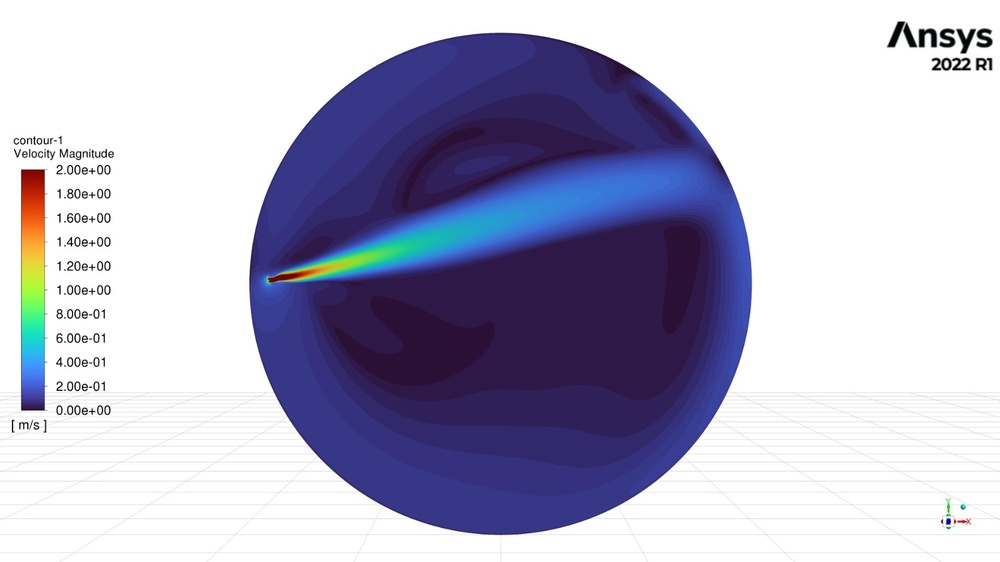
#> input picture data/Interpolacao/WhatsApp Image 2024-07-18 at 16.56.52_a8585eca.jpg, 1000 x 562 px, shrunk from 1600 x 900 before the run; its folder holds only this picture in this run
$ python CropPict.py
#> lines starting #> are read from the running program, lines starting #| are printed output that depends on the picture; after the words box and inside, x2 and y2 are one past the last pixel; in counts of white or black regions, pixels touching at a corner belong together
import cv2
import numpy as np
from PIL import Image, ImageDraw
import os

# Definir as pastas de entrada e saída
input_folder  = "../data/Interpolacao"
output_folder = "../data/Out2"

# Função para processar uma única imagem
def process_image(input_image_path, output_image_path):
    # Carregar a imagem
    image = cv2.imread(input_image_path)
#> image is the input picture: shape (562, 1000, 3); mean B, G, R 200.2, 178.2, 179.3

    # Converter a imagem para escala de cinza
    gray = cv2.cvtColor(image, cv2.COLOR_BGR2GRAY)
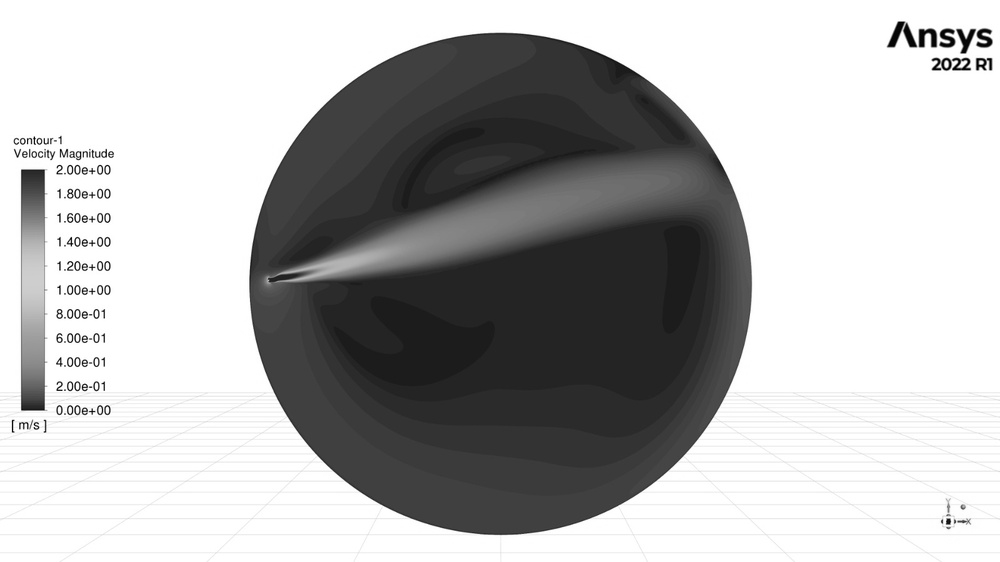
#> gray: shape (562, 1000); min 0, max 255, mean 181

    # Aplicar um filtro gaussiano para suavizar a imagem
    gray_blurred = cv2.GaussianBlur(gray, (15, 15), 0)
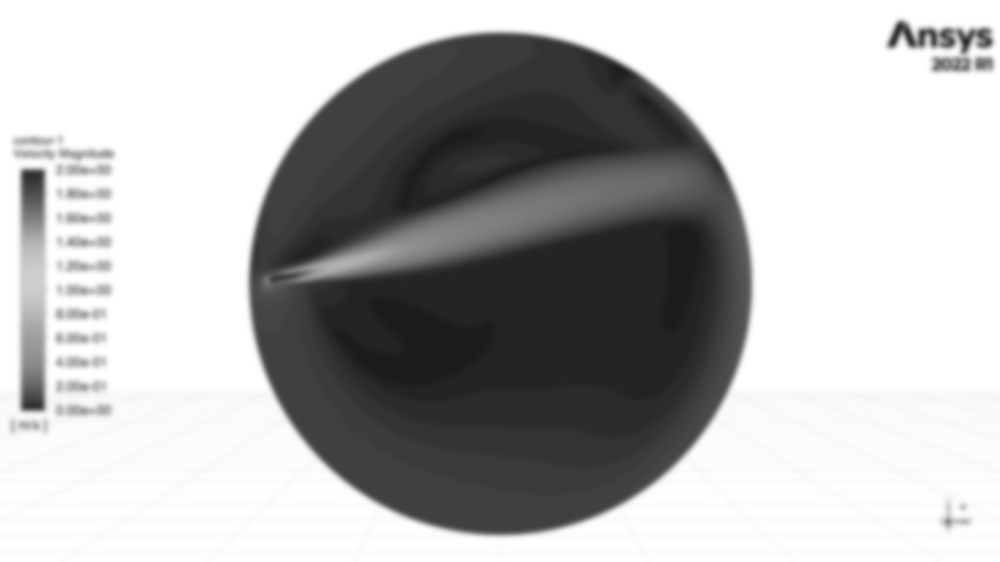
#> gray_blurred: shape (562, 1000); min 28, max 255, mean 181

    # Detectar círculos na imagem usando a Transformada de Hough
    detected_circles = cv2.HoughCircles(gray_blurred,
                                        cv2.HOUGH_GRADIENT, dp=1, minDist=gray.shape[0] / 2,
                                        param1=100, param2=30, minRadius=0, maxRadius=0)
#> detected_circles = [[500.5, 282.5, 251.2], [79.5, 255.5, 34.9]]

    # Verificar se algum círculo foi detectado
    if detected_circles is not None:
        detected_circles = np.uint16(np.around(detected_circles))
#> detected_circles = [[500, 282, 251], [80, 256, 35]]

        # Encontrar o círculo mais próximo do centro
        image_center = np.array([gray.shape[1] // 2, gray.shape[0] // 2])
#> image_center = [500, 281]
        min_dist = float('inf')
        best_circle = None
        for circle in detected_circles[0, :]:
            center = np.array([circle[0], circle[1]])
            dist = np.linalg.norm(center - image_center)
            if dist < min_dist:
                min_dist = dist
                best_circle = circle
#> this loop made 2 passes
#> (dist, min_dist, best_circle) on pass 1: (1, 1, [500, 282, 251])
#> (circle, dist) on pass 2: ([80, 256, 35], 420.7)
#> after the loop, min_dist = 1

        # Extrair informações do melhor círculo encontrado
        if best_circle is not None:
            center_x, center_y, radius = best_circle
#> center_x = 500; center_y = 282; radius = 251

            # Diminuir o raio em 1%
            adjusted_radius = int(radius * 0.99)
#> adjusted_radius = 248

            # Criar uma máscara circular
            mask = Image.new('L', (adjusted_radius * 2, adjusted_radius * 2), 0)
#> mask: PIL image 496x496 L; every value is 0
            draw = ImageDraw.Draw(mask)
            draw.ellipse((0, 0, adjusted_radius * 2, adjusted_radius * 2), fill=255)

            # Recortar a imagem ao redor do círculo
            image_pil = Image.fromarray(cv2.cvtColor(image, cv2.COLOR_BGR2RGB))
            bbox = (center_x - adjusted_radius, center_y - adjusted_radius, center_x + adjusted_radius,
                    center_y + adjusted_radius)
#> bbox = (252, 34, 748, 530)
            result_cropped = image_pil.crop(bbox)
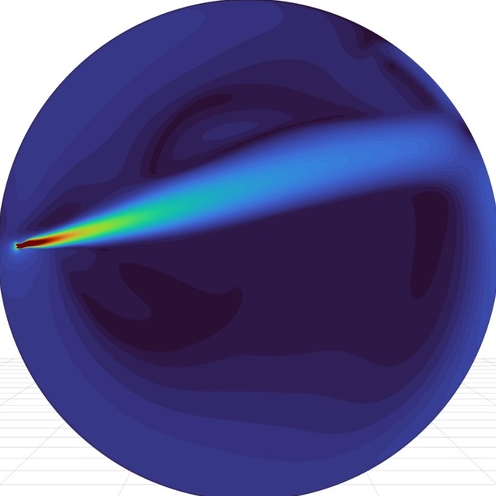
#> result_cropped: PIL image 496x496 RGB; mean R, G, B 90.6, 88, 139

            # Aplicar a máscara circular à imagem recortada
            result_cropped.putalpha(mask)
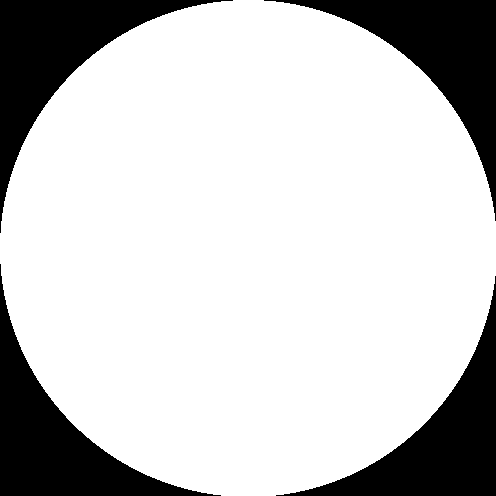
#> mask: PIL image 496x496 L; 78.8% white; 4 black regions, box (x1, y1, x2, y2) and area: (0, 0, 233, 233) 13269, (264, 0, 496, 221) 13036, (0, 264, 221, 496) 13036, (276, 276, 496, 496) 12804
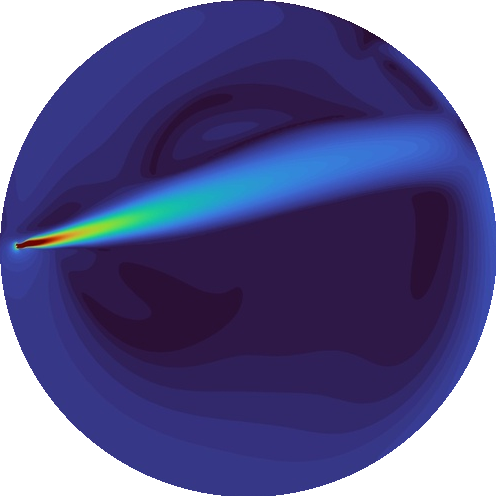
#> result_cropped: PIL image 496x496 RGBA; mean R, G, B, A 90.6, 88, 139, 201; transparent parts drawn white

            # Criar uma nova imagem com fundo transparente
            circular_image = Image.new("RGBA", (adjusted_radius * 2, adjusted_radius * 2), (0, 0, 0, 0))
#> circular_image: PIL image 496x496 RGBA; every value is 0
            circular_image.paste(result_cropped, (0, 0), result_cropped)

            # Salvar a imagem final
            circular_image.save(output_image_path)

            print(f"Imagem editada salva em: {output_image_path}")
    else:
        print(f"Nenhum círculo detectado na imagem: {input_image_path}")


# Função para processar todas as imagens em uma pasta
def process_images_in_folder(input_folder, output_folder):
    if not os.path.exists(output_folder):
        os.makedirs(output_folder)

    for filename in os.listdir(input_folder):
        if filename.endswith(".png") or filename.endswith(".jpg") or filename.endswith(".jpeg"):
            input_image_path = os.path.join(input_folder, filename)
            output_image_path = os.path.join(output_folder, f"{os.path.splitext(filename)[0]}_edited.png")
            process_image(input_image_path, output_image_path)


# Processar todas as imagens na pasta especificada
process_images_in_folder(input_folder, output_folder)
